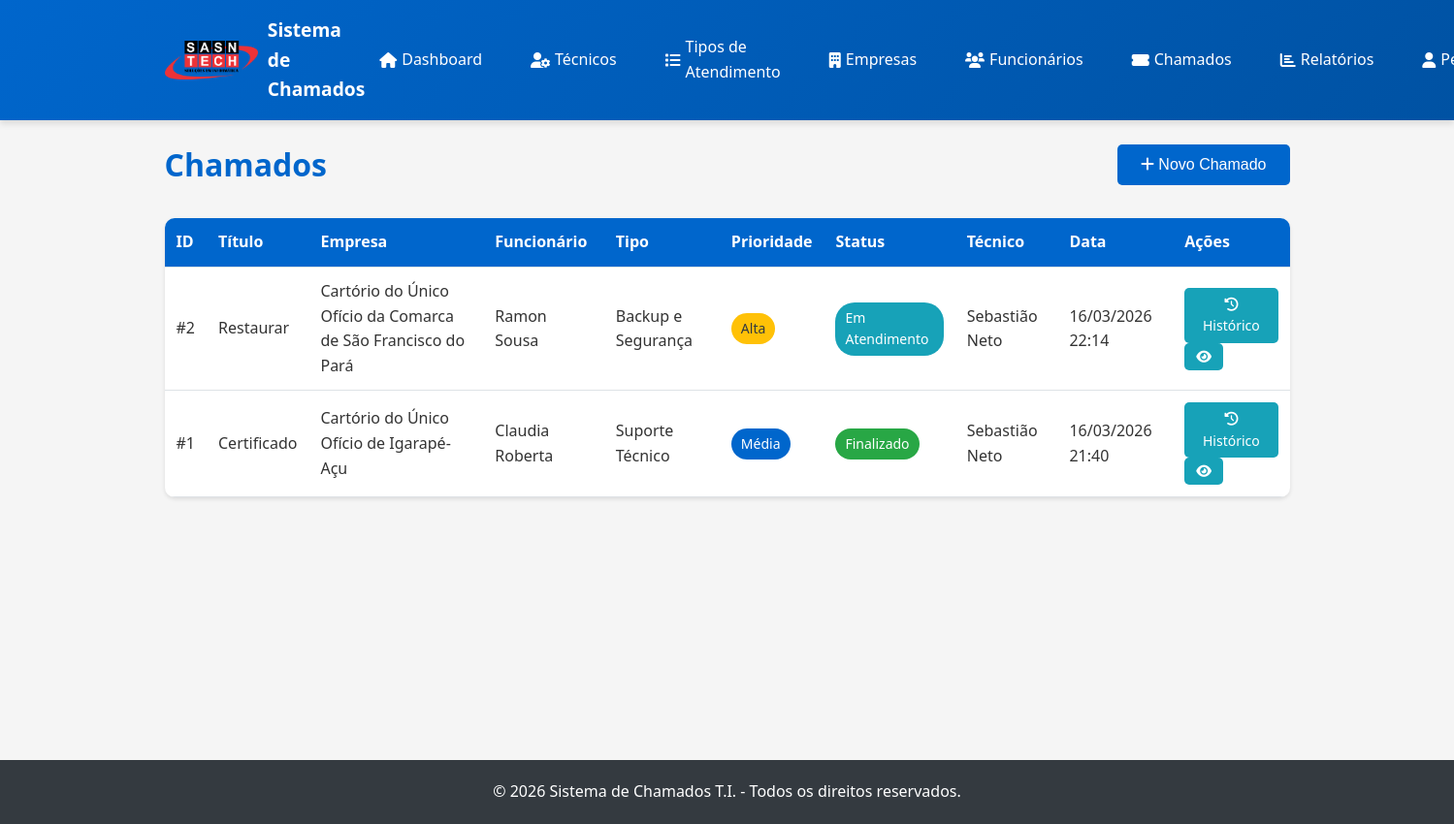
The page /chamados.php (signed in) on the database its author committed.
### tables this page shows
CREATE TABLE `chamados` (
  `id` int(11) NOT NULL,
  `empresa_id` int(11) NOT NULL,
  `funcionario_id` int(11) NOT NULL,
  `tecnico_id` int(11) DEFAULT NULL,
  `tipo_atendimento_id` int(11) NOT NULL,
  `titulo` varchar(255) NOT NULL,
  `descricao` text NOT NULL,
  `prioridade` enum('baixa','media','alta','urgente') DEFAULT 'media',
  `status` enum('pendente','em_atendimento','finalizado','reaberto','cancelado') DEFAULT 'pendente',
  `solucao` text DEFAULT NULL,
  `anexo` varchar(255) DEFAULT NULL,
  `created_at` timestamp NOT NULL DEFAULT current_timestamp(),
  `updated_at` timestamp NOT NULL DEFAULT current_timestamp() ON UPDATE current_timestamp(),
  `finalizado_at` timestamp NULL DEFAULT NULL
);

CREATE TABLE `empresas` (
  `id` int(11) NOT NULL,
  `nome` varchar(255) NOT NULL,
  `contato` varchar(50) DEFAULT NULL,
  `email` varchar(255) NOT NULL,
  `endereco` text DEFAULT NULL,
  `usuario` varchar(100) NOT NULL,
  `senha` varchar(255) NOT NULL,
  `ativo` tinyint(1) DEFAULT 1,
  `created_at` timestamp NOT NULL DEFAULT current_timestamp(),
  `updated_at` timestamp NOT NULL DEFAULT current_timestamp() ON UPDATE current_timestamp()
);

CREATE TABLE `usuarios` (
  `id` int(11) NOT NULL,
  `nome` varchar(255) NOT NULL,
  `contato` varchar(50) DEFAULT NULL,
  `email` varchar(255) NOT NULL,
  `usuario` varchar(100) NOT NULL,
  `senha` varchar(255) NOT NULL,
  `tipo` enum('admin','tecnico','funcionario') NOT NULL,
  `empresa_id` int(11) DEFAULT NULL,
  `ativo` tinyint(1) DEFAULT 1,
  `created_at` timestamp NOT NULL DEFAULT current_timestamp(),
  `updated_at` timestamp NOT NULL DEFAULT current_timestamp() ON UPDATE current_timestamp()
);

CREATE TABLE `tipos_atendimento` (
  `id` int(11) NOT NULL,
  `nome` varchar(255) NOT NULL,
  `descricao` text DEFAULT NULL,
  `ativo` tinyint(1) DEFAULT 1,
  `created_at` timestamp NOT NULL DEFAULT current_timestamp(),
  `updated_at` timestamp NOT NULL DEFAULT current_timestamp() ON UPDATE current_timestamp()
);

### config/functions.php (called while the page is built, shortened)
<?php
function isLoggedIn() {
    return isset($_SESSION['user_id']) && isset($_SESSION['user_type']);
}
function formatDate($date, $format = 'd/m/Y H:i') {
    $dateObj = new DateTime($date);
    return $dateObj->format($format);
}
function formatStatus($status) {
    $statusLabels = [
        'pendente' => 'Pendente',
        'em_atendimento' => 'Em Atendimento',
        'finalizado' => 'Finalizado',
        'reaberto' => 'Reaberto',
        'cancelado' => 'Cancelado'
    ];
    return $statusLabels[$status] ?? $status;
}
function formatPrioridade($prioridade) {
    $prioridadeLabels = [
        'baixa' => 'Baixa',
        'media' => 'Média',
        'alta' => 'Alta',
        'urgente' => 'Urgente'
    ];
    return $prioridadeLabels[$prioridade] ?? $prioridade;
}
function getStatusClass($status) {
    $classes = [
        'pendente' => 'badge-warning',
        'em_atendimento' => 'badge-info',
        'finalizado' => 'badge-success',
        'reaberto' => 'badge-danger',
        'cancelado' => 'badge-secondary'
    ];
    return $classes[$status] ?? 'badge-secondary';
}
function getPrioridadeClass($prioridade) {
    $classes = [
        'baixa' => 'badge-info',
        'media' => 'badge-primary',
        'alta' => 'badge-warning',
        'urgente' => 'badge-danger'
    ];
    return $classes[$prioridade] ?? 'badge-secondary';
}

### chamados.php (the view, shortened to what this page needs)
<?php
$db = Database::getInstance()->getConnection();
if ($_SESSION['user_type'] === 'admin') {
    $stmt = $db->query("
        SELECT c.*,
               e.nome as empresa_nome,
               u.nome as funcionario_nome,
               u.email as funcionario_email,
               t.nome as tecnico_nome,
               ta.nome as tipo_nome
        FROM chamados c
        LEFT JOIN empresas e ON c.empresa_id = e.id
        LEFT JOIN usuarios u ON c.funcionario_id = u.id
        LEFT JOIN usuarios t ON c.tecnico_id = t.id
        LEFT JOIN tipos_atendimento ta ON c.tipo_atendimento_id = ta.id
        ORDER BY c.created_at DESC
    ");
    $chamados = $stmt->fetchAll();
}
include 'includes/header.php';
?>
<div class="page-header">
    <h1>Chamados</h1>
    <button class="btn btn-primary" onclick="openModal('modalChamado')">
        <i class="fas fa-plus"></i> Novo Chamado
    </button>
</div>
<div class="table-container">
    <table class="table">
        <thead>
            <tr>
                <th>ID</th>
                <th>Título</th>
                <?php if ($_SESSION['user_type'] !== 'funcionario'): ?>
                <th>Empresa</th>
                <?php endif; ?>
                <?php if ($_SESSION['user_type'] === 'admin'): ?>
                <th>Funcionário</th>
                <?php endif; ?>
                <th>Tipo</th>
                <th>Prioridade</th>
                <th>Status</th>
                <th>Técnico</th>
                <th>Data</th>
                <th>Ações</th>
            </tr>
        </thead>
        <tbody>
            <?php if (empty($chamados)): ?>
                <tr>
                    <td colspan="10" class="text-center">Nenhum chamado encontrado</td>
                </tr>
            <?php else: ?>
                <?php foreach ($chamados as $chamado): ?>
                    <tr>
                        <td>#<?php echo $chamado['id']; ?></td>
                        <td><?php echo htmlspecialchars($chamado['titulo']); ?></td>
                        <?php if ($_SESSION['user_type'] !== 'funcionario'): ?>
                        <td><?php echo htmlspecialchars($chamado['empresa_nome'] ?? '-'); ?></td>
                        <?php endif; ?>
                        <?php if ($_SESSION['user_type'] === 'admin'): ?>
                        <td><?php echo htmlspecialchars($chamado['funcionario_nome'] ?? '-'); ?></td>
                        <?php endif; ?>
                        <td><?php echo htmlspecialchars($chamado['tipo_nome'] ?? '-'); ?></td>
                        <td>
                            <span class="badge <?php echo getPrioridadeClass($chamado['prioridade']); ?>">
                                <?php echo formatPrioridade($chamado['prioridade']); ?>
                            </span>
                        </td>
                        <td>
                            <span class="badge <?php echo getStatusClass($chamado['status']); ?>">
                                <?php echo formatStatus($chamado['status']); ?>
                            </span>
                        </td>
                        <td><?php echo htmlspecialchars($chamado['tecnico_nome'] ?? '-'); ?></td>
                        <td><?php echo formatDate($chamado['created_at']); ?></td>
                        <td>
                            <a href="historico.php?id=<?php echo $chamado['id']; ?>" class="btn btn-sm btn-info">
                                <i class="fas fa-history"></i> Histórico
                            </a>
                            <button class="btn btn-sm btn-info" onclick="viewChamado(<?php echo htmlspecialchars(json_encode($chamado)); ?>)">
                                <i class="fas fa-eye"></i>
                            </button>
                        </td>
                    </tr>
                <?php endforeach; ?>
            <?php endif; ?>
        </tbody>
    </table>
</div>
<?php include 'includes/footer.php'; ?>

### includes/header.php (shortened to what this page needs)
<?php
$isLoginPage = isset($isLoginPage) && $isLoginPage;
?>
<!DOCTYPE html>
<html lang="pt-BR">
<head>
    <link rel="stylesheet" href="assets/css/style.css">
    <link rel="stylesheet" href="https://cdnjs.cloudflare.com/ajax/libs/font-awesome/6.0.0/css/all.min.css">
</head>
<body<?php echo $isLoginPage ? ' class="login-page"' : ''; ?>>
    <?php if (isLoggedIn()): ?>
    <nav class="navbar">
        <div class="nav-container">
            <div class="nav-brand">
                <img src="images/LOGO.png" alt="Logo" class="nav-logo">
                <span>Sistema de Chamados</span>
            </div>
            <ul class="nav-menu">
                <li><a href="index.php"><i class="fas fa-home"></i> Dashboard</a></li>
                <?php if ($_SESSION['user_type'] === 'admin'): ?>
                    <li><a href="tecnicos.php"><i class="fas fa-user-cog"></i> Técnicos</a></li>
                    <li><a href="tipos_atendimento.php"><i class="fas fa-list"></i> Tipos de Atendimento</a></li>
                    <li><a href="empresas.php"><i class="fas fa-building"></i> Empresas</a></li>
                    <li><a href="funcionarios.php"><i class="fas fa-users"></i> Funcionários</a></li>
                    <li><a href="chamados.php"><i class="fas fa-ticket-alt"></i> Chamados</a></li>
                    <li><a href="relatorios.php"><i class="fas fa-chart-bar"></i> Relatórios</a></li>
                <?php elseif ($_SESSION['user_type'] === 'tecnico'): ?>
                    <li><a href="chamados.php"><i class="fas fa-ticket-alt"></i> Chamados</a></li>
                    <li><a href="relatorios.php"><i class="fas fa-chart-bar"></i> Relatórios</a></li>
                <?php else: ?>
                    <li><a href="chamados.php"><i class="fas fa-ticket-alt"></i> Meus Chamados</a></li>
                <?php endif; ?>
                <li><a href="perfil.php"><i class="fas fa-user"></i> Perfil</a></li>
            </ul>
        </div>
    </nav>
    <?php endif; ?>
    <main class="main-content">

### includes/footer.php (shortened to what this page needs)
    </main>
    <footer class="footer">
        <p>&copy; <?php echo date('Y'); ?> Sistema de Chamados T.I. - Todos os direitos reservados.</p>
    </footer>
</body>
</html>

### assets/css/style.css (style rules this page uses)
:root { --primary-color: #0066cc; --primary-dark: #0052a3; --primary-light: #3385d6; --secondary-color: #00a859; --secondary-dark: #008547; --danger-color: #dc3545; --warning-color: #ffc107; --success-color: #28a745; --info-color: #17a2b8; --dark-color: #343a40; --light-color: #f8f9fa; --border-color: #dee2e6; --text-color: #333; --text-muted: #6c757d; --white: #ffffff; --shadow: 0 2px 4px rgba(0,0,0,0.1); --shadow-lg: 0 4px 6px rgba(0,0,0,0.1); }
* { margin: 0; padding: 0; box-sizing: border-box; }
body { font-family: 'Segoe UI', Tahoma, Geneva, Verdana, sans-serif; background-color: #f5f5f5; color: var(--text-color); line-height: 1.6; }
.navbar { background: linear-gradient(135deg, var(--primary-color) 0%, var(--primary-dark) 100%); color: var(--white); padding: 1rem 0; box-shadow: var(--shadow-lg); position: sticky; top: 0; z-index: 1000; }
.nav-container { max-width: 1200px; margin: 0 auto; padding: 0 20px; display: flex; justify-content: space-between; align-items: center; }
.nav-brand { display: flex; align-items: center; gap: 10px; font-size: 1.2rem; font-weight: bold; }
.nav-logo { height: 40px; width: auto; }
.nav-menu { display: flex; list-style: none; gap: 20px; align-items: center; }
.nav-menu a { color: var(--white); text-decoration: none; padding: 8px 15px; border-radius: 5px; transition: background-color 0.3s; display: flex; align-items: center; gap: 5px; }
.main-content { max-width: 1200px; margin: 20px auto; padding: 0 20px; min-height: calc(100vh - 200px); }
.btn { padding: 12px 24px; border: none; border-radius: 5px; font-size: 1rem; cursor: pointer; transition: all 0.3s; text-decoration: none; display: inline-block; text-align: center; }
.btn-primary { background-color: var(--primary-color); color: var(--white); }
.btn-info { background-color: var(--info-color); color: var(--white); }
.btn-sm { padding: 6px 12px; font-size: 0.875rem; }
.table-container { background: var(--white); border-radius: 10px; box-shadow: var(--shadow); overflow-x: auto; }
.table { width: 100%; border-collapse: collapse; }
.table thead { background-color: var(--primary-color); color: var(--white); }
.table th, .table td { padding: 12px; text-align: left; border-bottom: 1px solid var(--border-color); }
.badge { display: inline-block; padding: 5px 10px; border-radius: 20px; font-size: 0.875rem; font-weight: 500; }
.badge-primary { background-color: var(--primary-color); color: var(--white); }
.badge-success { background-color: var(--success-color); color: var(--white); }
.badge-warning { background-color: var(--warning-color); color: var(--dark-color); }
.badge-info { background-color: var(--info-color); color: var(--white); }
.page-header { display: flex; justify-content: space-between; align-items: center; margin-bottom: 30px; }
.page-header h1 { color: var(--primary-color); margin: 0; }
.footer { background-color: var(--dark-color); color: var(--white); text-align: center; padding: 20px; margin-top: 40px; }

### rows shown on the page
chamados: id "2", titulo "Restaurar", empresa.nome "Cartório do Único Ofício da Comarca de São Francisco do Pará", funcionario.nome "Ramon Sousa", tipo_atendimento.nome "Backup e Segurança", prioridade "Alta", status "Em Atendimento", tecnico.nome "Sebastião Neto", created_at "16/03/2026 22:14"
chamados: id "1", titulo "Certificado", empresa.nome "Cartório do Único Ofício de Igarapé-Açu", funcionario.nome "Claudia Roberta", tipo_atendimento.nome "Suporte Técnico", prioridade "Média", status "Finalizado", tecnico.nome "Sebastião Neto", created_at "16/03/2026 21:40"
